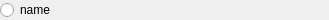
<?xml version="1.0" encoding="UTF-8"?>
<ui version="4.0">
 <class>BoolVal</class>
 <widget class="QWidget" name="BoolVal">
  <property name="geometry">
   <rect>
    <x>0</x>
    <y>0</y>
    <width>329</width>
    <height>20</height>
   </rect>
  </property>
  <property name="sizePolicy">
   <sizepolicy hsizetype="Preferred" vsizetype="MinimumExpanding">
    <horstretch>0</horstretch>
    <verstretch>0</verstretch>
   </sizepolicy>
  </property>
  <property name="windowTitle">
   <string notr="true">Form</string>
  </property>
  <layout class="QHBoxLayout" name="horizontalLayout">
   <property name="leftMargin">
    <number>0</number>
   </property>
   <property name="topMargin">
    <number>0</number>
   </property>
   <property name="rightMargin">
    <number>0</number>
   </property>
   <property name="bottomMargin">
    <number>0</number>
   </property>
   <item>
    <widget class="QRadioButton" name="trueVal">
     <property name="sizePolicy">
      <sizepolicy hsizetype="Preferred" vsizetype="Fixed">
       <horstretch>0</horstretch>
       <verstretch>0</verstretch>
      </sizepolicy>
     </property>
     <property name="layoutDirection">
      <enum>Qt::LeftToRight</enum>
     </property>
     <property name="text">
      <string notr="true">name</string>
     </property>
    </widget>
   </item>
  </layout>
 </widget>
 <resources/>
 <connections/>
</ui>
